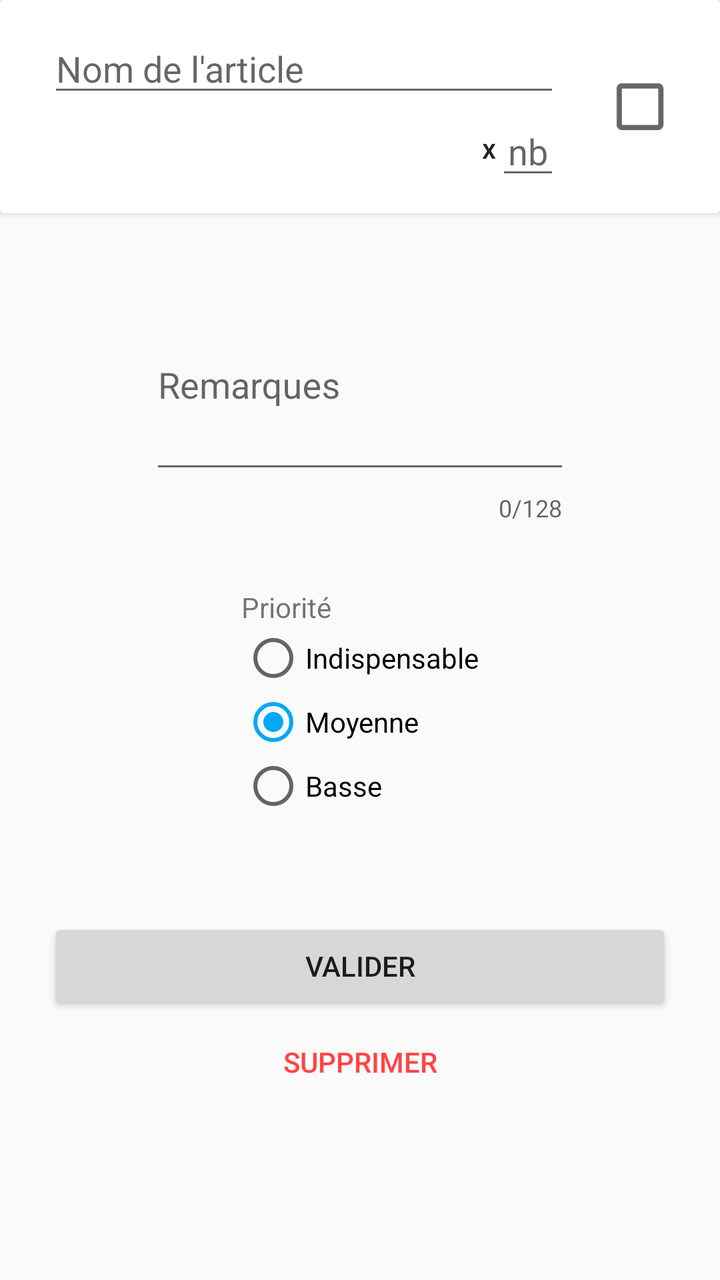
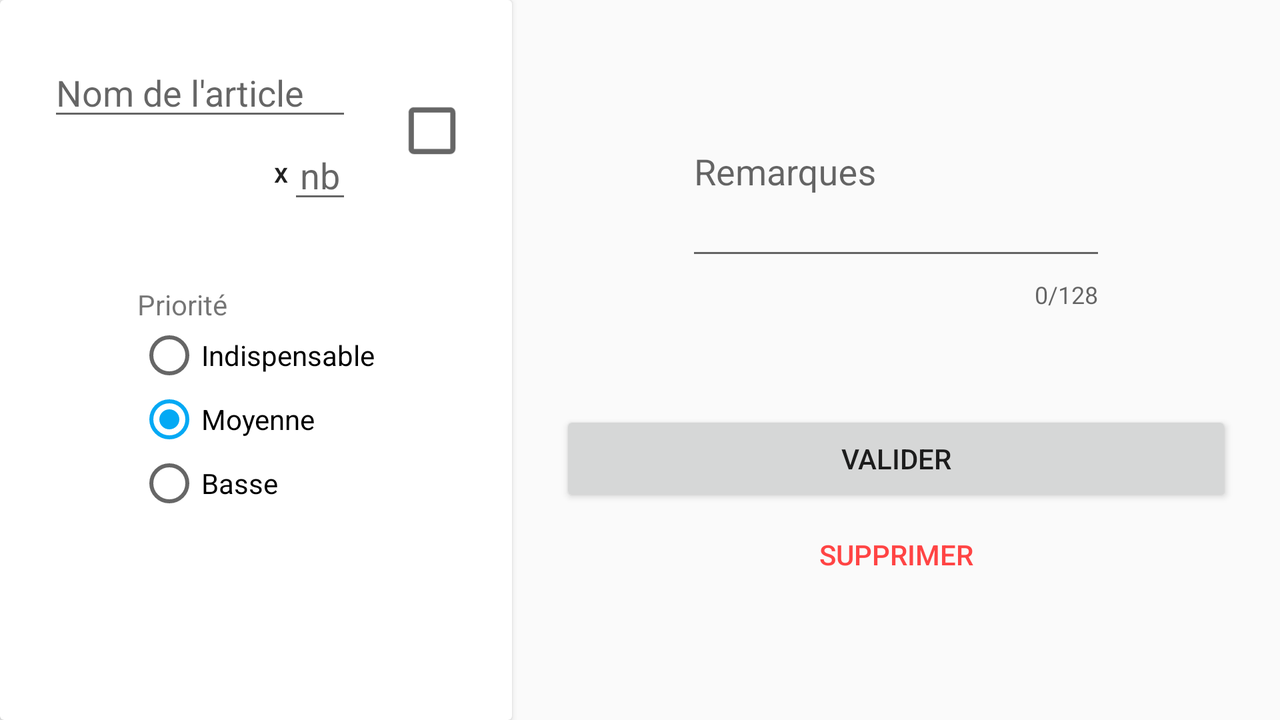

First picture: res/layout/ on a phone held upright. Second picture: the repository's own variant of that layout, on a device whose configuration matches the variant's folder. Source for both follows.
<!-- AndroidManifest.xml: application theme AppTheme -->
<!-- res/layout/activity_edit_article.xml -->
<?xml version="1.0" encoding="utf-8"?>
<ScrollView xmlns:android="http://schemas.android.com/apk/res/android"
    xmlns:app="http://schemas.android.com/apk/res-auto"
    xmlns:tools="http://schemas.android.com/tools"
    android:layout_width="match_parent"
    android:layout_height="match_parent"
    android:orientation="vertical"
    tools:context=".EditArticle">

    <LinearLayout
        android:layout_width="match_parent"
        android:layout_height="wrap_content"
        android:orientation="vertical">

        <androidx.cardview.widget.CardView
            android:layout_width="match_parent"
            android:layout_height="wrap_content">

            <LinearLayout
                android:layout_width="match_parent"
                android:layout_height="wrap_content"
                android:layout_marginTop="12dp"
                android:layout_marginBottom="12dp"
                android:layout_weight="1"
                android:orientation="horizontal">

                <LinearLayout
                    android:layout_width="match_parent"
                    android:layout_height="wrap_content"
                    android:layout_weight="0.5"
                    android:orientation="vertical">

                    <EditText
                        android:id="@+id/modifyArticleName"
                        android:layout_width="match_parent"
                        android:layout_height="0dp"
                        android:layout_marginStart="24dp"
                        android:layout_marginEnd="24dp"
                        android:layout_weight="1"
                        android:ems="10"
                        android:hint="@string/article_name"
                        android:inputType="textPersonName" />

                    <LinearLayout
                        android:layout_width="match_parent"
                        android:layout_height="wrap_content"
                        android:layout_gravity="end"
                        android:elevation="4dp"
                        android:gravity="end"
                        android:orientation="horizontal">

                        <TextView
                            android:layout_width="wrap_content"
                            android:layout_height="match_parent"
                            android:layout_gravity="end"
                            android:gravity="center_vertical|end"
                            android:text="x"
                            android:textAppearance="@style/TextAppearance.AppCompat.Body2"
                            tools:ignore="HardcodedText" />

                        <EditText
                            android:id="@+id/modifyArticleQuantite"
                            android:layout_width="32dp"
                            android:layout_height="wrap_content"
                            android:layout_gravity="end"
                            android:layout_marginEnd="24dp"
                            android:ems="10"
                            android:gravity="center"
                            android:hint="@string/nb"
                            android:inputType="numberDecimal"
                            android:maxLength="2" />

                    </LinearLayout>

                </LinearLayout>

                <CheckBox
                    android:id="@+id/modifyArticleRecupere"
                    android:layout_width="wrap_content"
                    android:layout_height="wrap_content"
                    android:layout_gravity="center_vertical"
                    android:layout_marginEnd="24dp"
                    android:layout_weight="0"
                    android:scaleX="1.3"
                    android:scaleY="1.3" />

            </LinearLayout>

        </androidx.cardview.widget.CardView>

        <com.google.android.material.textfield.TextInputLayout
            android:layout_width="wrap_content"
            android:layout_height="wrap_content"
            android:layout_gravity="center_horizontal"
            android:layout_marginTop="24dp"
            android:hint="@string/notes"
            app:counterEnabled="true"
            app:counterMaxLength="128"
            app:hintEnabled="true">

            <EditText
                android:id="@+id/modifyArticleRemarques"
                android:layout_width="wrap_content"
                android:layout_height="100dp"
                android:layout_gravity="center"
                android:ems="10"
                android:inputType="textMultiLine"
                android:maxHeight="100dp"
                android:maxLength="128" />

        </com.google.android.material.textfield.TextInputLayout>

        <RadioGroup
            android:id="@+id/groupPrioriteEditArticle"
            android:layout_width="wrap_content"
            android:layout_height="wrap_content"
            android:layout_gravity="center_horizontal"
            android:layout_marginTop="32dp"
            android:checkedButton="@id/articleSetPrioriteMoyenne">

            <TextView
                android:layout_width="match_parent"
                android:layout_height="wrap_content"
                android:text="@string/priority" />

            <RadioButton
                android:id="@+id/articleSetPrioriteIndispensable"
                android:layout_width="match_parent"
                android:layout_height="wrap_content"
                android:text="@string/priority_essential" />

            <RadioButton
                android:id="@+id/articleSetPrioriteMoyenne"
                android:layout_width="match_parent"
                android:layout_height="wrap_content"
                android:text="@string/priority_normal" />

            <RadioButton
                android:id="@+id/articleSetPrioriteBasse"
                android:layout_width="match_parent"
                android:layout_height="wrap_content"
                android:text="@string/priority_low" />

        </RadioGroup>

        <Button
            android:layout_width="match_parent"
            android:layout_height="wrap_content"
            android:layout_gravity="bottom|center"
            android:layout_marginStart="24dp"
            android:layout_marginTop="50dp"
            android:layout_marginEnd="24dp"
            android:onClick="onClickValider"
            android:text="@string/validate" />

        <Button
            style="@style/Widget.AppCompat.Button.Borderless.Colored"
            android:layout_width="match_parent"
            android:layout_height="wrap_content"
            android:layout_gravity="bottom|center"
            android:layout_marginStart="24dp"
            android:layout_marginEnd="24dp"
            android:onClick="onClickSupprimer"
            android:text="@string/delete"
            android:textColor="@android:color/holo_red_light" />

    </LinearLayout>
</ScrollView>
<!-- resources referenced by this layout -->
<resources>
  <string name="article_name">Nom de l\'article</string>
  <string name="delete">Supprimer</string>
  <string name="nb">nb</string>
  <string name="notes">Remarques</string>
  <string name="priority">Priorité</string>
  <string name="priority_essential">Indispensable</string>
  <string name="priority_low">Basse</string>
  <string name="priority_normal">Moyenne</string>
  <string name="validate">Valider</string>
  <style name="AppTheme" parent="Theme.AppCompat.Light.DarkActionBar">
          <item name="colorPrimary">@color/colorPrimary</item>
          <item name="colorPrimaryDark">@color/colorPrimaryDark</item>
          <item name="colorAccent">@color/colorAccent</item>
      </style>
  <color name="colorPrimary">#4CAF50</color>
  <color name="colorPrimaryDark">#2E7D32</color>
  <color name="colorAccent">#03A9F4</color>
</resources>
<!-- res/layout-land/activity_edit_article.xml (the author's variant of the layout above) -->
<!-- drawn on the phone turned sideways -->
<?xml version="1.0" encoding="utf-8"?>
<LinearLayout xmlns:android="http://schemas.android.com/apk/res/android"
    xmlns:app="http://schemas.android.com/apk/res-auto"
    xmlns:tools="http://schemas.android.com/tools"
    android:layout_width="match_parent"
    android:layout_height="match_parent"
    tools:context=".EditArticle"
    android:orientation="horizontal">

    <androidx.cardview.widget.CardView
        android:layout_width="match_parent"
        android:layout_height="match_parent"
        android:layout_weight="0.6">

        <LinearLayout
            android:layout_width="match_parent"
            android:layout_height="match_parent"
            android:orientation="vertical">

            <LinearLayout
                android:layout_width="match_parent"
                android:layout_height="wrap_content"
                android:layout_marginTop="24dp"
                android:layout_marginBottom="12dp"
                android:orientation="horizontal">

                <LinearLayout
                    android:layout_width="match_parent"
                    android:layout_height="wrap_content"
                    android:layout_weight="0.5"
                    android:orientation="vertical">

                    <EditText
                        android:id="@+id/modifyArticleName"
                        android:layout_width="match_parent"
                        android:layout_height="0dp"
                        android:layout_marginStart="24dp"
                        android:layout_marginEnd="24dp"
                        android:layout_weight="1"
                        android:ems="10"
                        android:hint="@string/article_name"
                        android:inputType="textPersonName" />

                    <LinearLayout
                        android:layout_width="match_parent"
                        android:layout_height="wrap_content"
                        android:layout_gravity="end"
                        android:elevation="4dp"
                        android:gravity="end"
                        android:orientation="horizontal">

                        <TextView
                            android:id="@+id/textView2"
                            android:layout_width="wrap_content"
                            android:layout_height="match_parent"
                            android:layout_gravity="end"
                            android:gravity="center_vertical|end"
                            android:text="x"
                            android:textAppearance="@style/TextAppearance.AppCompat.Body2"
                            tools:ignore="HardcodedText" />

                        <EditText
                            android:id="@+id/modifyArticleQuantite"
                            android:layout_width="32dp"
                            android:layout_height="wrap_content"
                            android:layout_gravity="end"
                            android:layout_marginEnd="24dp"
                            android:ems="10"
                            android:gravity="center"
                            android:hint="@string/nb"
                            android:inputType="numberDecimal"
                            android:maxLength="2" />

                    </LinearLayout>

                </LinearLayout>

                <CheckBox
                    android:id="@+id/modifyArticleRecupere"
                    android:layout_width="wrap_content"
                    android:layout_height="wrap_content"
                    android:layout_gravity="center_vertical"
                    android:layout_marginEnd="24dp"
                    android:layout_weight="0"
                    android:scaleX="1.3"
                    android:scaleY="1.3" />

            </LinearLayout>

            <RadioGroup
                android:id="@+id/groupPrioriteEditArticle"
                android:layout_width="wrap_content"
                android:layout_height="wrap_content"
                android:layout_gravity="bottom|center_horizontal"
                android:layout_marginTop="24dp"
                android:layout_marginBottom="12dp"
                android:checkedButton="@id/articleSetPrioriteMoyenne">

                <TextView
                    android:id="@+id/textView3"
                    android:layout_width="match_parent"
                    android:layout_height="wrap_content"
                    android:text="@string/priority" />

                <RadioButton
                    android:id="@+id/articleSetPrioriteIndispensable"
                    android:layout_width="match_parent"
                    android:layout_height="wrap_content"
                    android:text="@string/priority_essential" />

                <RadioButton
                    android:id="@+id/articleSetPrioriteMoyenne"
                    android:layout_width="match_parent"
                    android:layout_height="wrap_content"
                    android:text="@string/priority_normal" />

                <RadioButton
                    android:id="@+id/articleSetPrioriteBasse"
                    android:layout_width="match_parent"
                    android:layout_height="wrap_content"
                    android:text="@string/priority_low" />

            </RadioGroup>

        </LinearLayout>

    </androidx.cardview.widget.CardView>

    <LinearLayout
        android:layout_width="match_parent"
        android:layout_height="match_parent"
        android:layout_weight="0.4"
        android:orientation="vertical">

        <com.google.android.material.textfield.TextInputLayout
            android:layout_width="wrap_content"
            android:layout_height="wrap_content"
            android:layout_gravity="center_horizontal"
            android:layout_marginTop="24dp"
            android:hint="@string/notes"
            app:counterEnabled="true"
            app:counterMaxLength="128"
            app:hintEnabled="true">

            <EditText
                android:id="@+id/modifyArticleRemarques"
                android:layout_width="wrap_content"
                android:layout_height="100dp"
                android:layout_gravity="center"
                android:ems="10"
                android:inputType="textMultiLine"
                android:maxHeight="100dp"
                android:maxLength="128" />

        </com.google.android.material.textfield.TextInputLayout>

        <Button
            android:id="@+id/button"
            android:layout_width="match_parent"
            android:layout_height="wrap_content"
            android:layout_gravity="bottom|center"
            android:layout_marginStart="24dp"
            android:layout_marginTop="50dp"
            android:layout_marginEnd="24dp"
            android:text="@string/validate" />

        <Button
            android:id="@+id/button3"
            style="@style/Widget.AppCompat.Button.Borderless.Colored"
            android:layout_width="match_parent"
            android:layout_height="wrap_content"
            android:layout_gravity="bottom|center"
            android:layout_marginStart="24dp"
            android:layout_marginEnd="24dp"
            android:onClick="onClickSupprimer"
            android:text="@string/delete"
            android:textColor="@android:color/holo_red_light" />

    </LinearLayout>

</LinearLayout>
